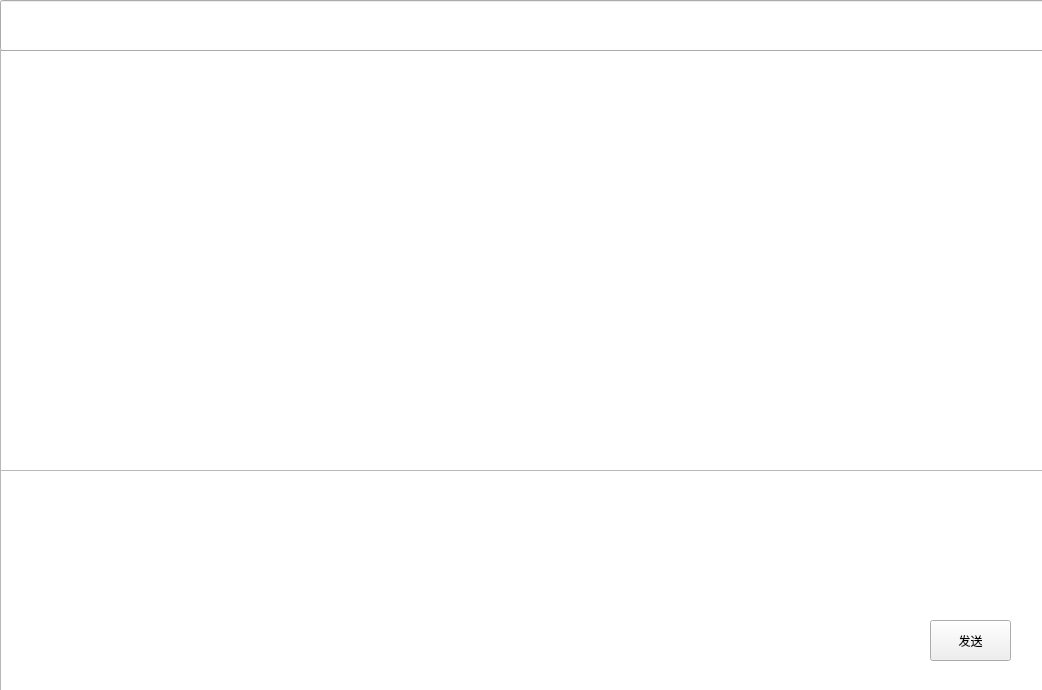
<?xml version="1.0" encoding="UTF-8"?>
<ui version="4.0">
 <class>Message</class>
 <widget class="QWidget" name="Message">
  <property name="geometry">
   <rect>
    <x>0</x>
    <y>0</y>
    <width>1042</width>
    <height>690</height>
   </rect>
  </property>
  <property name="windowTitle">
   <string>Form</string>
  </property>
  <widget class="QListWidget" name="MessageWidget">
   <property name="geometry">
    <rect>
     <x>0</x>
     <y>50</y>
     <width>1051</width>
     <height>421</height>
    </rect>
   </property>
  </widget>
  <widget class="QPushButton" name="pushButton">
   <property name="geometry">
    <rect>
     <x>930</x>
     <y>620</y>
     <width>81</width>
     <height>41</height>
    </rect>
   </property>
   <property name="text">
    <string>发送</string>
   </property>
  </widget>
  <widget class="QTextEdit" name="Edit">
   <property name="geometry">
    <rect>
     <x>0</x>
     <y>470</y>
     <width>1051</width>
     <height>221</height>
    </rect>
   </property>
  </widget>
  <widget class="QLineEdit" name="Title">
   <property name="geometry">
    <rect>
     <x>0</x>
     <y>0</y>
     <width>1051</width>
     <height>51</height>
    </rect>
   </property>
  </widget>
  <zorder>Edit</zorder>
  <zorder>MessageWidget</zorder>
  <zorder>pushButton</zorder>
  <zorder>Title</zorder>
 </widget>
 <resources/>
 <connections/>
</ui>
